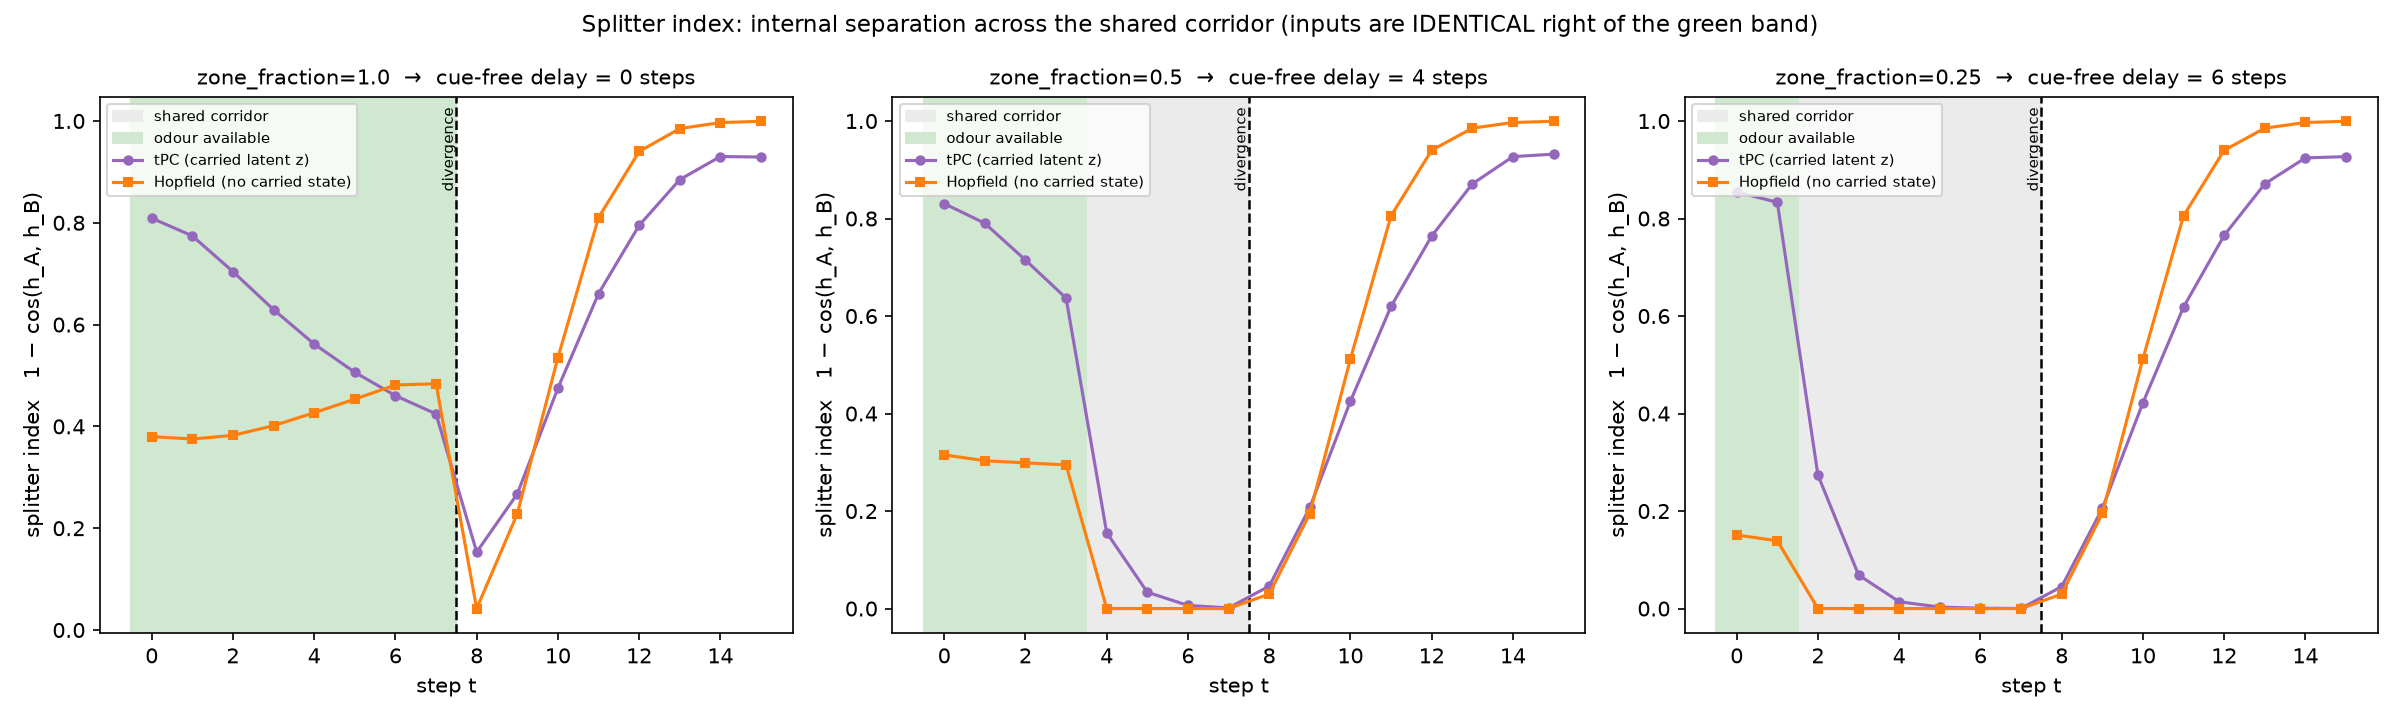

This chart was generated by the following Python code:
"""Splitter index demo (docs/disambiguation_design.md sec 5.4).

What internal-state divergence shows that branch accuracy cannot.

    splitter_index(t) = 1 - cos(h_A(t), h_B(t))   for t in [shared_start, shared_end)

h_X(t) is the arm's carried state after observing route X's prefix up to t.
Right of the odour zone the two routes' INPUTS are identical, so any separation
measured there was carried, not sensed.
"""
import os

import numpy as np
import matplotlib
matplotlib.use("Agg")
import matplotlib.pyplot as plt

from memval.generators.bifurcating_route import BifurcatingRouteGenerator
from memval.models.baselines import (MultilayerTemporalPCNetwork,
                                     AsymmetricHopfieldNetwork)

N_PC, N_OD = 120, 20
TOTAL, SHARED_FRAC = 16, 0.5
EPOCHS_TPC = 30


def make_route(zone_fraction):
    gen = BifurcatingRouteGenerator(seed=42)
    return gen.generate(
        total_length=TOTAL, shared_fraction=SHARED_FRAC, shared_position=0.0,
        zone_fraction=zone_fraction, zone_offset=0.0,
        n_place_cells=N_PC, n_encounter_dims=N_OD,
        balance_modalities=True, odour_scale=2.0,
        odour_on_suffix=False, seed=42,
    )


def tpc_state_profile(route):
    """tPC carries a latent z across steps and declares StatePrimeable, so its
    prefix can be delivered through `observe` (state moves, weights do not)."""
    n_feat = route["input_A"].shape[1]
    m = MultilayerTemporalPCNetwork(n_features=n_feat, n_hidden=128,
                                    n_epochs=EPOCHS_TPC, inf_iters=50, seed=42)
    m.reset_context()
    for _ in range(EPOCHS_TPC):
        m.fit_sequence(route["input_A"])
        m.fit_sequence(route["input_B"])

    def traj(seq):
        m.reset_context()
        out = []
        for t in range(len(seq)):
            m.observe(seq[t])
            out.append(np.asarray(m._prev_z, dtype=float).copy())
        return np.array(out)

    return traj(route["input_A"]), traj(route["input_B"])


def hopfield_state_profile(route):
    """A memoryless associator has no h(t) that depends on history: its only
    per-step quantity is its own prediction, a pure function of the current
    input. Shown to make explicit what the metric reads when nothing is carried."""
    n_feat = route["input_A"].shape[1]
    m = AsymmetricHopfieldNetwork(n_features=n_feat, n_epochs=1,
                                  activation="relu", seed=42)
    m.reset_context()
    m.fit_sequence(route["input_A"])
    m.fit_sequence(route["input_B"])

    def traj(seq):
        m.reset_context()
        out = []
        for t in range(len(seq)):
            out.append(np.asarray(m.predict_next(seq[t]), dtype=float).copy())
        return np.array(out)

    return traj(route["input_A"]), traj(route["input_B"])


def splitter_index(hA, hB):
    num = (hA * hB).sum(axis=1)
    den = np.linalg.norm(hA, axis=1) * np.linalg.norm(hB, axis=1)
    cos = np.where(den > 1e-12, num / np.maximum(den, 1e-12), 1.0)
    return 1.0 - cos


ZFS = [1.0, 0.5, 0.25]
fig, axes = plt.subplots(1, 3, figsize=(16, 4.8))
rows = []

for ax, zf in zip(axes, ZFS):
    route = make_route(zf)
    ss, se = route["shared_start"], route["shared_end"]
    zs, ze = route["zone_start"], route["zone_end"]
    delay = se - ze

    hA, hB = tpc_state_profile(route)
    si_tpc = splitter_index(hA, hB)
    gA, gB = hopfield_state_profile(route)
    si_hop = splitter_index(gA, gB)

    t = np.arange(len(si_tpc))
    ax.axvspan(ss - 0.5, se - 0.5, color="0.92", zorder=0,
               label="shared corridor")
    if ze > zs:
        ax.axvspan(zs - 0.5, ze - 0.5, color="#cfe8cf", zorder=1,
                   label="odour available")
    ax.plot(t, si_tpc, "-o", ms=4, color="tab:purple", zorder=3,
            label="tPC (carried latent z)")
    ax.plot(t, si_hop, "-s", ms=4, color="tab:orange", zorder=3,
            label="Hopfield (no carried state)")
    ax.axvline(se - 0.5, color="k", ls="--", lw=1.2, zorder=2)
    ax.annotate("divergence", xy=(se - 0.5, 0.98), xycoords=("data", "axes fraction"),
                fontsize=7, rotation=90, va="top", ha="right")
    ax.set_title(f"zone_fraction={zf}  →  cue-free delay = {delay} steps",
                 fontsize=10)
    ax.set_xlabel("step t")
    ax.set_ylabel("splitter index   1 − cos(h_A, h_B)")
    ax.legend(fontsize=7, loc="upper left")

    if se > ze:
        m_tpc = float(np.mean(si_tpc[ze:se]))
        m_hop = float(np.mean(si_hop[ze:se]))
    else:
        m_tpc = m_hop = float("nan")   # fully-cued rung: no cue-free steps
    rows.append((zf, delay, ss, se, zs, ze, m_tpc, m_hop,
                 float(si_tpc[se - 1]), float(si_hop[se - 1])))

print(f"{'zf':>6} {'delay':>6} {'shared':>9} {'zone':>9} "
      f"{'tPC cue-free':>13} {'Hop cue-free':>13} {'tPC@div':>9} {'Hop@div':>9}")
for zf, delay, ss, se, zs, ze, mt, mh, dt_, dh in rows:
    print(f"{zf:>6} {delay:>6} {f'[{ss},{se})':>9} {f'[{zs},{ze})':>9} "
          f"{mt:>13.4f} {mh:>13.4f} {dt_:>9.4f} {dh:>9.4f}")

fig.suptitle("Splitter index: internal separation across the shared corridor "
             "(inputs are IDENTICAL right of the green band)", fontsize=11)
fig.tight_layout()
out = os.path.join(os.path.dirname(os.path.abspath(__file__)),
                   "splitter_index_demo.png")
fig.savefig(out, dpi=150)
print("saved", out)


# ---------------------------------------------------------------------------
# What the run shows (seed 42, the numbers printed above):
#
#   zone_fraction  delay   tPC cue-free mean   Hopfield cue-free mean
#          1.0        0            n/a                    n/a
#          0.5        4         0.0492                -0.0000
#         0.25        6         0.0600                -0.0000
#
# Three readings that branch accuracy collapses into the single number 0.5:
#
#  1. Hopfield is EXACTLY zero across the cue-free stretch. Its per-step state
#     is a pure function of the current input, and the two routes' inputs are
#     identical there, so no separation can exist. "Architecturally incapable."
#  2. tPC is positive but decays fast: ~0.05-0.06 averaged over the cue-free
#     stretch, but only 0.001-0.002 by the divergence step. "Carries a trace
#     and loses it before the decision" -- a different failure from (1), and
#     invisible to any behavioural readout.
#  3. At delay 0 both arms separate strongly (0.42 / 0.48). The odour is in the
#     input there, so that separation is SENSED, not carried. This is why the
#     metric is summarised over [zone_end, shared_end) and not over the whole
#     shared corridor.
#
# Right of the divergence step both curves rise for a trivial reason: the
# inputs genuinely differ there. That region is outside the metric's window.
